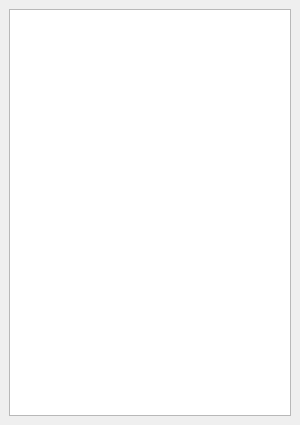
<?xml version="1.0" encoding="UTF-8"?>
<ui version="4.0">
 <class>DayTaskDialog</class>
 <widget class="QMainWindow" name="DayTaskDialog">
  <property name="geometry">
   <rect>
    <x>0</x>
    <y>0</y>
    <width>300</width>
    <height>425</height>
   </rect>
  </property>
  <property name="minimumSize">
   <size>
    <width>300</width>
    <height>425</height>
   </size>
  </property>
  <property name="maximumSize">
   <size>
    <width>300</width>
    <height>425</height>
   </size>
  </property>
  <property name="windowTitle">
   <string>MainWindow</string>
  </property>
  <widget class="QWidget" name="centralwidget">
   <property name="minimumSize">
    <size>
     <width>3</width>
     <height>0</height>
    </size>
   </property>
   <layout class="QVBoxLayout" name="verticalLayout">
    <item>
     <widget class="QListView" name="listView"/>
    </item>
   </layout>
  </widget>
 </widget>
 <resources/>
 <connections/>
</ui>
